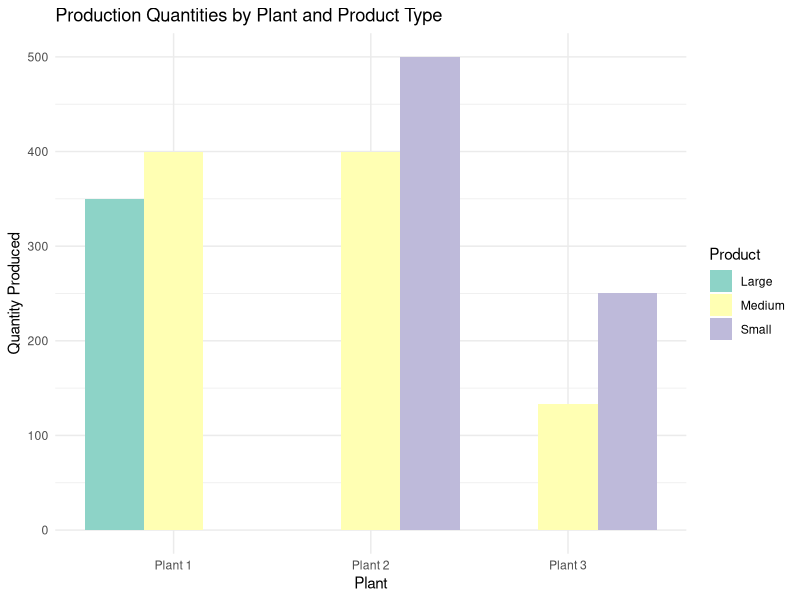

Generate this figure with R:
## ---- chunk 1
knitr::opts_chunk$set(echo = TRUE)
## ---- chunk 2

# Weigelt Corporation has excess production capacity across three plants and is tasked with producing a new product in three different sizes: Large, Medium, and Small. The goal is to determine the optimal production quantities for each product at each plant to **maximize the company's profit**. 

# To solve this problem, we use **linear programming (LP)**, a mathematical optimization technique. The objective function, which represents the total profit, is maximized by determining the optimal number of large, medium, and small products produced at each plant, while adhering to all constraints.

## ---- chunk 3
# load the lpSolve package and 
library(lpSolve) # For LPSolve
library(ggplot2) # For Data Visualization
# Coefficients of the objective function
objective <- c(420, 360, 300, 420, 360, 300, 420, 360, 300)

# Constraints matrix
constraints <- matrix(c(
  1, 1, 1, 0, 0, 0, 0, 0, 0,  # Plant 1 capacity
  0, 0, 0, 1, 1, 1, 0, 0, 0,  # Plant 2 capacity
  0, 0, 0, 0, 0, 0, 1, 1, 1,  # Plant 3 capacity
  20, 15, 12, 0, 0, 0, 0, 0, 0,  # Plant 1 storage
  0, 0, 0, 20, 15, 12, 0, 0, 0,  # Plant 2 storage
  0, 0, 0, 0, 0, 0, 20, 15, 12,  # Plant 3 storage
  1, 0, 0, 1, 0, 0, 1, 0, 0,  # Sales for large products
  0, 1, 0, 0, 1, 0, 0, 1, 0,  # Sales for medium products
  0, 0, 1, 0, 0, 1, 0, 0, 1   # Sales for small products
), nrow = 9, byrow = TRUE)

# Right-hand side of the constraints
rhs <- c(750, 900, 450, 13000, 12000, 5000, 900, 1200, 750)

# Direction of the constraints
constraints_dir <- c("<=", "<=", "<=", "<=", "<=", "<=", "<=", "<=", "<=")

# Solve the LP
solution <- lp("max", objective, constraints, constraints_dir, rhs)
## ---- chunk 4
# Output the solution
print(solution$solution)
cat("Maximum Profit:", solution$objval, "\n")
## ---- chunk 5
# Optimal solution obtained from lpSolve
large_plant1 <- solution$solution[1]
medium_plant1 <- solution$solution[2]
small_plant1 <- solution$solution[3]
large_plant2 <- solution$solution[4]
medium_plant2 <- solution$solution[5]
small_plant2 <- solution$solution[6]
large_plant3 <- solution$solution[7]
medium_plant3 <- solution$solution[8]
small_plant3 <- solution$solution[9]
max_profit <- solution$objval

# Print the formatted output for Problem  (Weigelt Corporation)
cat("\n=== Output for Problem  (Weigelt Corporation) ===\n")

cat("\nPlant 1:\n")
cat("Large products produced: ", large_plant1, "\n")
cat("Medium products produced: ", medium_plant1, "\n")
cat("Small products produced: ", small_plant1, "\n")

cat("\nPlant 2:\n")
cat("Large products produced: ", large_plant2, "\n")
cat("Medium products produced: ", medium_plant2, "\n")
cat("Small products produced: ", small_plant2, "\n")

cat("\nPlant 3:\n")
cat("Large products produced: ", large_plant3, "\n")
cat("Medium products produced: ", medium_plant3, "\n")
cat("Small products produced: ", small_plant3, "\n")

# Print the maximum profit
cat("\nMaximum Profit: $", round(max_profit, 2), "\n")
## ---- chunk 6
# === Output for Problem  (Weigelt Corporation) ===
# Plant 1:
# Large products produced:  350 
# Medium products produced:  400 
# Small products produced:  0 
# 
# Plant 2:
# Large products produced:  0 
# Medium products produced:  400 
# Small products produced:  500 
# 
# Plant 3:
# Large products produced:  0 
# Medium products produced:  133.3333 
# Small products produced:  250 
# 
# Maximum Profit: $ 708000 
## ---- chunk 7
# Loading the Package.
library(ggplot2) # For Data Visualization.

# Create a data frame with the production values
production_data <- data.frame(
  Plant = rep(c("Plant 1", "Plant 2", "Plant 3"), each = 3),
  Product = factor(rep(c("Large", "Medium", "Small"), times = 3)),
  Quantity = c(large_plant1, medium_plant1, small_plant1,
               large_plant2, medium_plant2, small_plant2,
               large_plant3, medium_plant3, small_plant3)
)

# Plot a grouped bar chart
ggplot(production_data, aes(x = Plant, y = Quantity, fill = Product)) +
  geom_bar(stat = "identity", position = "dodge") +
  labs(title = "Production Quantities by Plant and Product Type",
       x = "Plant", y = "Quantity Produced") +
  theme_minimal() +
  scale_fill_brewer(palette = "Set3")
## ---- chunk 8
# The Weigelt Corporation needs to optimize its production of three product sizes (Large, Medium, and Small) across three plants. The goal is to maximize profits while adhering to capacity, storage, and sales constraints. The solution, derived using linear programming, provides the optimal production quantities for each plant and the maximum possible profit.

# 1. **Plant 1** will produce 350 large products and 400 medium products. No small products will be produced at this plant.
# 2. **Plant 2** will focus on medium and small products, producing 400 medium products and 500 small products.
# 3. **Plant 3** will primarily produce 133.33 medium products and 250 small products, with no large product production.

# The total maximum profit from this production plan is **$708,000**.
## ---- chunk 9
# 1. **Balanced Production**: The optimal production strategy efficiently allocates large and medium products to **Plant 1**, medium and small products to **Plant 2**, and a mixture of medium and small products to **Plant 3**.
# 2. **Profit Maximization**: The solution maximizes the profit at **$708,000**, utilizing the available capacity and storage constraints at each plant.
# 3. **Specialized Production by Plant**: 
#   - **Plant 1** focuses on producing large and medium products.
#   - **Plant 2** specializes in producing medium and small products.
#   - **Plant 3** contributes to producing medium and small products in smaller quantities.
# 4. **No Idle Capacity**: All available production capacity is efficiently utilized across the plants to maximize profit, while ensuring no plant is left idle.
# 5. **Sales Forecast Alignment**: The production plan is aligned with the sales forecasts, ensuring that no excess inventory is produced beyond the demand forecasts.
## ---- chunk 10
# The linear programming solution provides a clear production plan for Weigelt Corporation, helping it to maximize profits while maintaining efficient utilization of its production capacity and storage constraints. By allocating large, medium, and small product production optimally across the three plants, the company can achieve a maximum profit of **$708,000**. The strategy ensures that resources are allocated efficiently without exceeding the capacity or storage limitations at each plant. 

# Additionally, the plan adheres to the sales forecasts, ensuring the company does not overproduce or underutilize its available resources. This approach helps the company optimize its profitability while minimizing idle capacity and production inefficiencies.
